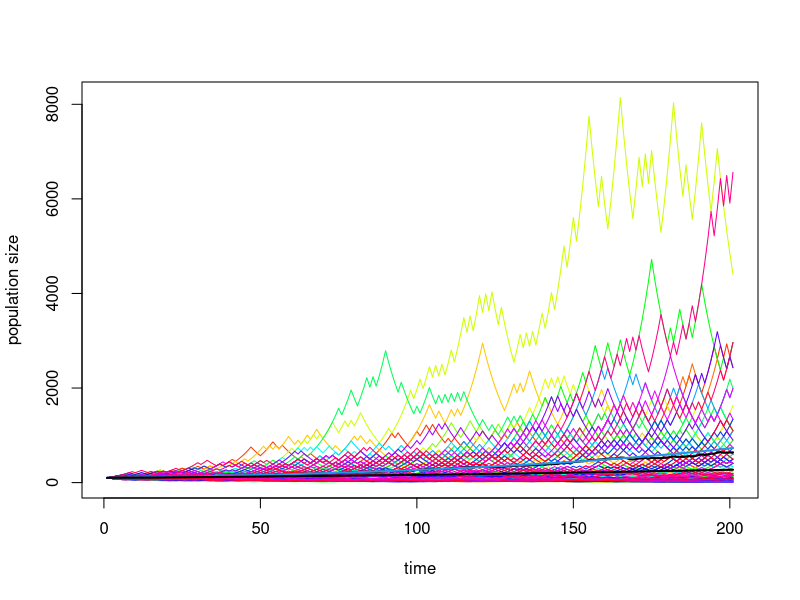
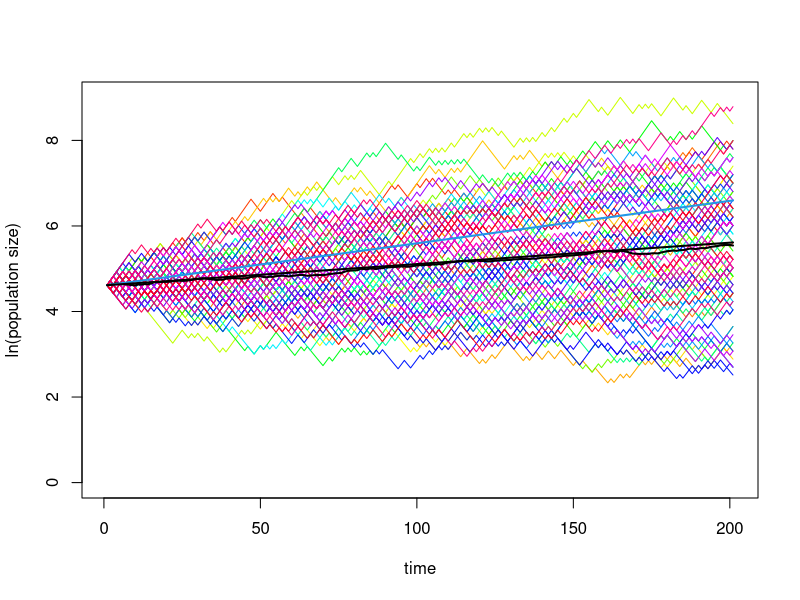
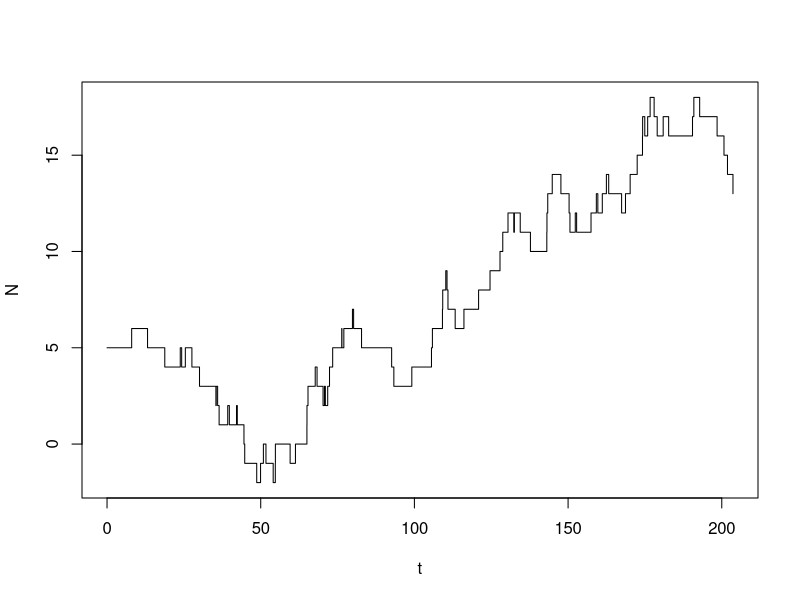

These charts were generated, in order, by the following R code:
lambda.mean <- 1.01
deviation <- 0.1
lambda1 <- (lambda.mean + deviation)
lambda2 <- (lambda.mean - deviation)
possible.outcomes <- c(lambda1, lambda2)
probabilities <- c(0.5, 0.5)
N0 <- 100 # initial population size
tmax <- 200 # length of the time series
sim <- 100 # number of simulation runs

environmental.stochasticity <- function(N0, tmax, possible.outcomes, probabilities) {
  time.series <- c(N0)
  for (t in 1:tmax) {
    lambda <- sample(possible.outcomes, 1, probabilities, replace = TRUE)
    time.series[t+1] <- time.series[t]*lambda
  }
  return(time.series)
}

# function with extinction threshold
environmental.stochasticity.ext <- function(N0, tmax, possible.outcomes, probabilities) {
  time.series <- c(N0)
  for (t in 1:tmax) {
    lambda <- sample(possible.outcomes, 1, probabilities, replace = TRUE)
    time.series[t+1] <- ifelse(time.series[t] * lambda < 1, 0, time.series[t] * lambda) # sets population size to 0 in case N drops below 1
  }
  return(time.series)
}

time.series.arith <- c(N0)
for (t in 1:tmax) {
  time.series.arith[t+1] <- time.series.arith[t]*lambda.mean
}

lambda.geo <- (lambda.mean^2-deviation^2)^(1/2)
time.series.geo <- c(N0)
for (t in 1:tmax) {
  time.series.geo[t+1] <- time.series.geo[t]*lambda.geo
}

# without extinction threshold
results <- matrix(nrow = tmax + 1, ncol = sim)
for (i in 1:sim) {
  results[, i] <- environmental.stochasticity(N0, tmax, possible.outcomes, probabilities) # produces a time series and stores it in the i-th column of the matrix results
}

# with extinction threshold
results <- matrix(nrow = tmax + 1, ncol = sim)
for (i in 1:sim) {
  results[, i] <- environmental.stochasticity.ext(N0, tmax, possible.outcomes, probabilities) # produces a time series and stores it in the i-th column of the matrix results
}


### plots
cl <- rainbow(sim)
## y-axis on normal scale
matplot(results, type="l", lty=1, ylim=c(0, max(results)), col=cl, xlab="time", ylab="population size")
row.means <- rowMeans(results)
lines(row.means, type="l", lwd = 2, col="Black")
lines(time.series.arith, type="l", lwd = 2, col="4")
lines(time.series.geo, type="l", lwd = 2, col="Black")

## on log scale
matplot(log(results+1), lty = 1, type = "l", ylim = c(0, max(log(results))), col = cl, xlab = "time", ylab = "ln(population size)")
row.means <- rowMeans(log(results + 1))
lines(row.means, type="l", lwd = 2, col="Black")
lines(log(time.series.arith+1), type="l", lwd = 2, col="4")
lines(log(time.series.geo+1), type="l", lwd = 2, col="Black")

###########
# Demographic stochasticity

N0 <- 5
b <- 0.3
d <- 0.2
rate <- b + d
event <- c(1, -1)

t <- 0
N <- N0
time.series <- data.frame(t, N)
  
for (i in 1:100) {
  dt <- rexp(1, rate)
  changeN <- sample(event, 1, c(b/rate, d/rate), replace = TRUE)
  t <- t + dt
  N <- N + changeN
  time.series <- rbind(time.series, c(t, N))
}

plot(time.series, type = "s")
